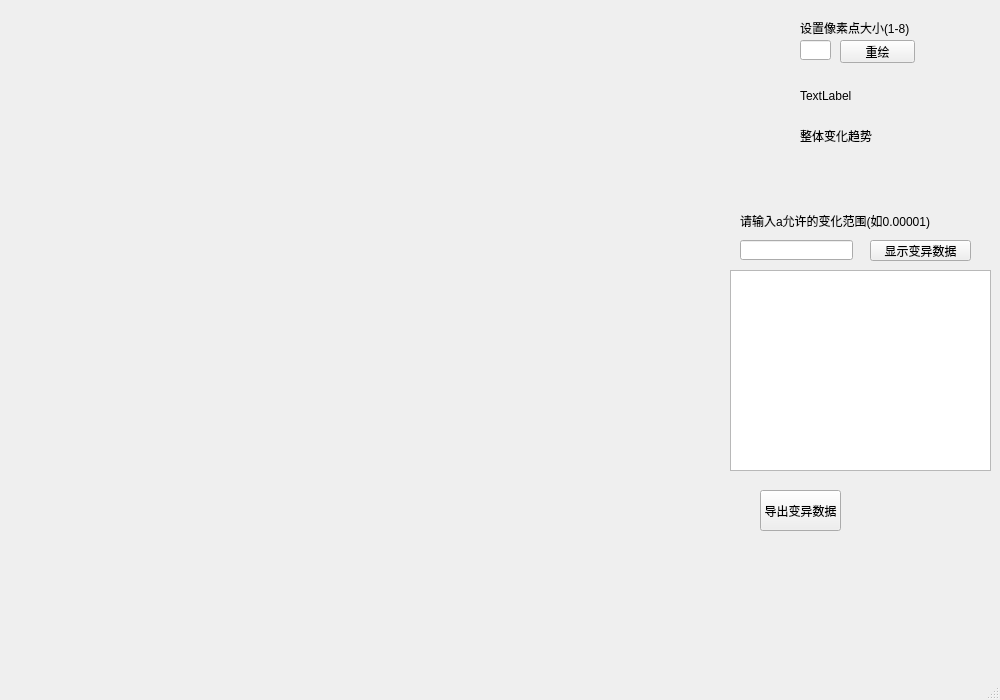
<?xml version="1.0" encoding="UTF-8"?>
<ui version="4.0">
 <class>MainWindow5</class>
 <widget class="QMainWindow" name="MainWindow5">
  <property name="geometry">
   <rect>
    <x>0</x>
    <y>0</y>
    <width>1000</width>
    <height>700</height>
   </rect>
  </property>
  <property name="windowTitle">
   <string>MainWindow</string>
  </property>
  <widget class="QWidget" name="centralwidget">
   <widget class="QLabel" name="label_5">
    <property name="geometry">
     <rect>
      <x>800</x>
      <y>20</y>
      <width>121</width>
      <height>16</height>
     </rect>
    </property>
    <property name="text">
     <string>设置像素点大小(1-8)</string>
    </property>
   </widget>
   <widget class="QPushButton" name="pushButton_2">
    <property name="geometry">
     <rect>
      <x>840</x>
      <y>40</y>
      <width>75</width>
      <height>23</height>
     </rect>
    </property>
    <property name="text">
     <string>重绘</string>
    </property>
   </widget>
   <widget class="QLineEdit" name="lineEdit">
    <property name="geometry">
     <rect>
      <x>800</x>
      <y>40</y>
      <width>31</width>
      <height>20</height>
     </rect>
    </property>
   </widget>
   <widget class="QLabel" name="status">
    <property name="geometry">
     <rect>
      <x>800</x>
      <y>90</y>
      <width>54</width>
      <height>12</height>
     </rect>
    </property>
    <property name="text">
     <string>TextLabel</string>
    </property>
   </widget>
   <widget class="QLabel" name="label">
    <property name="geometry">
     <rect>
      <x>800</x>
      <y>120</y>
      <width>81</width>
      <height>31</height>
     </rect>
    </property>
    <property name="text">
     <string>整体变化趋势</string>
    </property>
   </widget>
   <widget class="QLabel" name="label_2">
    <property name="geometry">
     <rect>
      <x>730</x>
      <y>150</y>
      <width>241</width>
      <height>41</height>
     </rect>
    </property>
    <property name="text">
     <string/>
    </property>
   </widget>
   <widget class="QTableView" name="tableView">
    <property name="geometry">
     <rect>
      <x>730</x>
      <y>270</y>
      <width>261</width>
      <height>201</height>
     </rect>
    </property>
   </widget>
   <widget class="QLabel" name="label_3">
    <property name="geometry">
     <rect>
      <x>740</x>
      <y>200</y>
      <width>211</width>
      <height>41</height>
     </rect>
    </property>
    <property name="text">
     <string>请输入a允许的变化范围(如0.00001)</string>
    </property>
   </widget>
   <widget class="QLineEdit" name="lineEdit_2">
    <property name="geometry">
     <rect>
      <x>740</x>
      <y>240</y>
      <width>113</width>
      <height>20</height>
     </rect>
    </property>
   </widget>
   <widget class="QPushButton" name="pushButton">
    <property name="geometry">
     <rect>
      <x>870</x>
      <y>240</y>
      <width>101</width>
      <height>21</height>
     </rect>
    </property>
    <property name="text">
     <string>显示变异数据</string>
    </property>
   </widget>
   <widget class="QPushButton" name="pushButton_3">
    <property name="geometry">
     <rect>
      <x>760</x>
      <y>490</y>
      <width>81</width>
      <height>41</height>
     </rect>
    </property>
    <property name="text">
     <string>导出变异数据</string>
    </property>
   </widget>
  </widget>
  <widget class="QMenuBar" name="menubar">
   <property name="geometry">
    <rect>
     <x>0</x>
     <y>0</y>
     <width>1000</width>
     <height>23</height>
    </rect>
   </property>
  </widget>
  <widget class="QStatusBar" name="statusbar"/>
 </widget>
 <resources/>
 <connections/>
</ui>
